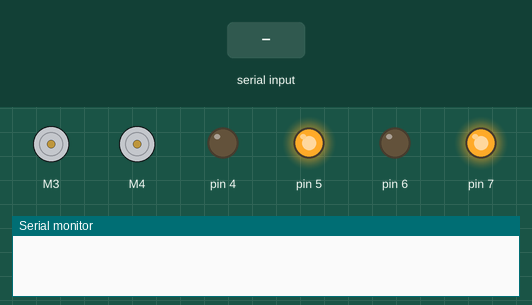
Simulated run of this sketch. Board: Arduino Uno, built with avr-gcc and run on an emulated ATmega328P. Shown: 2 × DC motor (green arrow = forward, orange = backward, longer = faster), output pins drawn as LEDs (lit = HIGH), the last lines printed to the serial monitor. The test bench sets the inputs (shaded band).

Above: at 1.2 s.
1.3 s: "1111\n" received over Serial
2.8 s: "90,45,200\n" received over Serial
At 3.3 s:
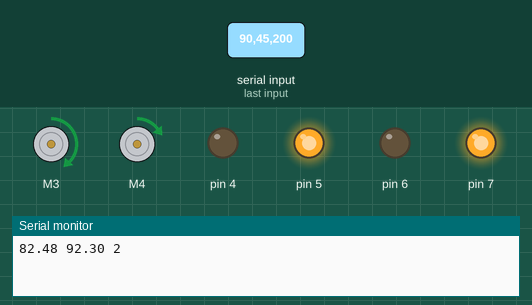
Timing chart, 0 to 5.8 s (numbered marks = the images above; inputs shaded):
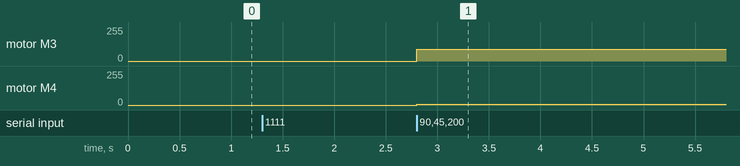

The sketch:

temp.ino.ino
```cpp
/*
  This is a test sketch for the Adafruit assembled Motor Shield for Arduino v2
  It won't work with v1.x motor shields! Only for the v2's with built in PWM
  control

  For use with the Adafruit Motor Shield v2
  ---->  http://www.adafruit.com/products/1438
*/

#include <Wire.h>
#include <Adafruit_MotorShield.h>

// Create the motor shield object with the default I2C address
Adafruit_MotorShield AFMS = Adafruit_MotorShield();
// Or, create it with a different I2C address (say for stacking)
// Adafruit_MotorShield AFMS = Adafruit_MotorShield(0x61);

// Select which 'port' M1, M2, M3 or M4. In this case, M1
Adafruit_DCMotor *Motor3 = AFMS.getMotor(3); //TODO: SWITCH BACK TO SINGLE MOTOR CONTROL
Adafruit_DCMotor *Motor4 = AFMS.getMotor(4);

// You can also make another motor on port M2
//Adafruit_DCMotor *myOtherMotor = AFMS.getMotor(2);
int angle = 0;
int analogPin = A1;
int read_byte = 0;
int torque = 0;
uint8_t i;
const int numMotors = 2;
const int bytesPerLine = 5; //ex: max val is 255. 1 extra for sign. One more for endline character.
const int numChars = int(bytesPerLine*numMotors);
char receivedChars[numChars];
boolean newData = false;
char command[numMotors][bytesPerLine]; //command is formatted version of serial input.
const String curShield = "thumb3_index";

int M3Open = 62;
int M3Closed = 196;
int M4Open = 371;
int M4Closed = 69;

enum State {
  IDLE_STATE,
  WAITING_FOR_TORQUE
};

int torque_time = millis();

State curState = IDLE_STATE;

void setup() {
  pinMode(4, OUTPUT);
  pinMode(5, OUTPUT);
  pinMode(6, OUTPUT);
  pinMode(7, OUTPUT);
  digitalWrite(4, LOW);
  digitalWrite(5, HIGH);
  digitalWrite(6, LOW);
  digitalWrite(7, HIGH);
 if (curShield=="thumb_index")
  {
//    M3Open = 62;
//    M3Closed = 196;
//    M4Open = 371;
//    M4Closed = 69;
    M3Open = 16;
    M3Closed = 1017;
    M4Open = 28;
    M4Closed = 1007;
  }
  else{
    M3Open = 95;
    M3Closed = 1005;
    M4Open = 31; //m4 is wrist. "open" is pronated.
    M4Closed = 969;
  }

  Serial.begin(115200);           // set up Serial library at 9600 bps


  AFMS.begin(1600);
  Motor3->setSpeed(100);
  Motor3->run(FORWARD);
  Motor3->run(RELEASE);
  Motor4->setSpeed(100);
  Motor4->run(FORWARD);
  Motor4->run(RELEASE);


}

void recvWithEndMarker() {
 static byte ndx = 0;
 char endMarker = '\n';
 char rc;

 while (Serial.available() > 0 && newData == false) {
   rc = Serial.read();

   if (rc != endMarker) {
   receivedChars[ndx] = rc;
   ndx++;
     if (ndx >= numChars) {
      ndx = numChars - 1;
     }
   }
   else {
     receivedChars[ndx] = '\0'; // terminate the string
     ndx = 0;
     newData = true;
   }
 }
}

void format_packet(char command[numMotors][bytesPerLine]) {
  /*
   * Input: Packet that was read from serial
   * Output: Array of arrays
   */
   for(int i = 0; i < numMotors; i++){
    for(int j = 0; j < bytesPerLine-1; j++){

      command[i][j] = receivedChars[i*(bytesPerLine-1)+j];
    }
    command[i][bytesPerLine-1] = '\0';
   }
}

void setMotorSpeeds(char command[numMotors][bytesPerLine]) {
  torque = atoi(command[0]);

  if(torque > 1){
    Motor3 -> run(FORWARD);
  }
  else{
    Motor3->run(BACKWARD);
    torque = torque*-1;
  }
  torque = constrain(torque, 0, 150);
  Motor3->setSpeed(torque);

  //Motor 4
  torque = atoi(command[1]);

  if(torque > 1){
    Motor4->run(FORWARD);
  }
  else{
    Motor4->run(BACKWARD);
    torque = torque*-1;
  }
  torque = constrain(torque, 0, 150);
  Motor4->setSpeed(torque);


//  int motorSpeed = atoi(command[0]);
//  Motor3->run(RELEASE)
//  int motorSpeed = atoi(command[1]);
//  Motor4->run(RELEASE)
}

void stopMotors(){
  Motor3->run(RELEASE);
  Motor4->run(RELEASE);
}

void loop() {
//  voltageToAngle();
//  printVoltages();
//  Serial.println(curState);
  recvWithEndMarker();

//  if (millis() - torque_time > 2000){ // Safety somehow breaks the system.
////    Serial.print(millis());
////    Serial.print(" ");
////    Serial.println(torque_time);
//    stopMotors();
//  }

  if (newData == true){
//    Serial.print(receivedChars);
//    Serial.print(" ");
//    Serial.println(atoi(receivedChars));
//    Serial.println("data received");
    if(curState == 0 && atoi(receivedChars) == 1111){
      //Do something.
      voltageToAngle(1);

      curState = WAITING_FOR_TORQUE;
    }
    else if(curState == WAITING_FOR_TORQUE){
      if(atoi(receivedChars) != 1111){
      torque_time = millis();
      curState = IDLE_STATE;
      format_packet(command);
      setMotorSpeeds(command);
      }

//      Serial.println("Running");
//      Serial.println(torque_time);
      //DEBUG!!!!!!!!
  //    delay(1500);
  //    stopMotors()

    }


    newData = false;

  }
}
```

helper_functions.ino.ino
```cpp
//read voltages

/*
 * Starting voltages = {}
 * Ending voltages = {}
 *
 *
 */
const int potPinM3 = A0;
const int potPinM4 = A1;


void printVoltages(){
  Serial.print(analogRead(potPinM3));
  Serial.print(" ");
  Serial.println(analogRead(potPinM4));
}

void voltageToAngle(int num_prints){
  float m = 180.0/(M3Closed-M3Open);
  float b = m*M3Open;
  float curAngle = analogRead(potPinM3);
  float angle1 = m*curAngle - b;
  //Full DEBUG:
//  Serial.print(analogRead(potPinM3));
//  Serial.print(" | ");
//  Serial.print(m);
//  Serial.print(" | ");
//  Serial.print(b);
//  Serial.print(" | ");
//  Serial.println(angle);

  //Repeat for index.
  m = 180.0/(M4Closed-M4Open);
  b = m*M4Open;
  curAngle = analogRead(potPinM4);
  float angle2 = m*curAngle - b;
  for(int i = 0; i<num_prints; i++){
    Serial.print(angle1);
    Serial.print(" ");
    Serial.print(angle2);
    if (curShield=="thumb_index"){
      Serial.print(" ");
      Serial.println("1");
    }
    else{
      Serial.print(" ");
      Serial.println("2");
    }
  }
}
```

Measured:
- after the input at 2.8 s, motor M3: stopped → forward 90/255 at once; motor M4: stopped → forward 5/255 at once
